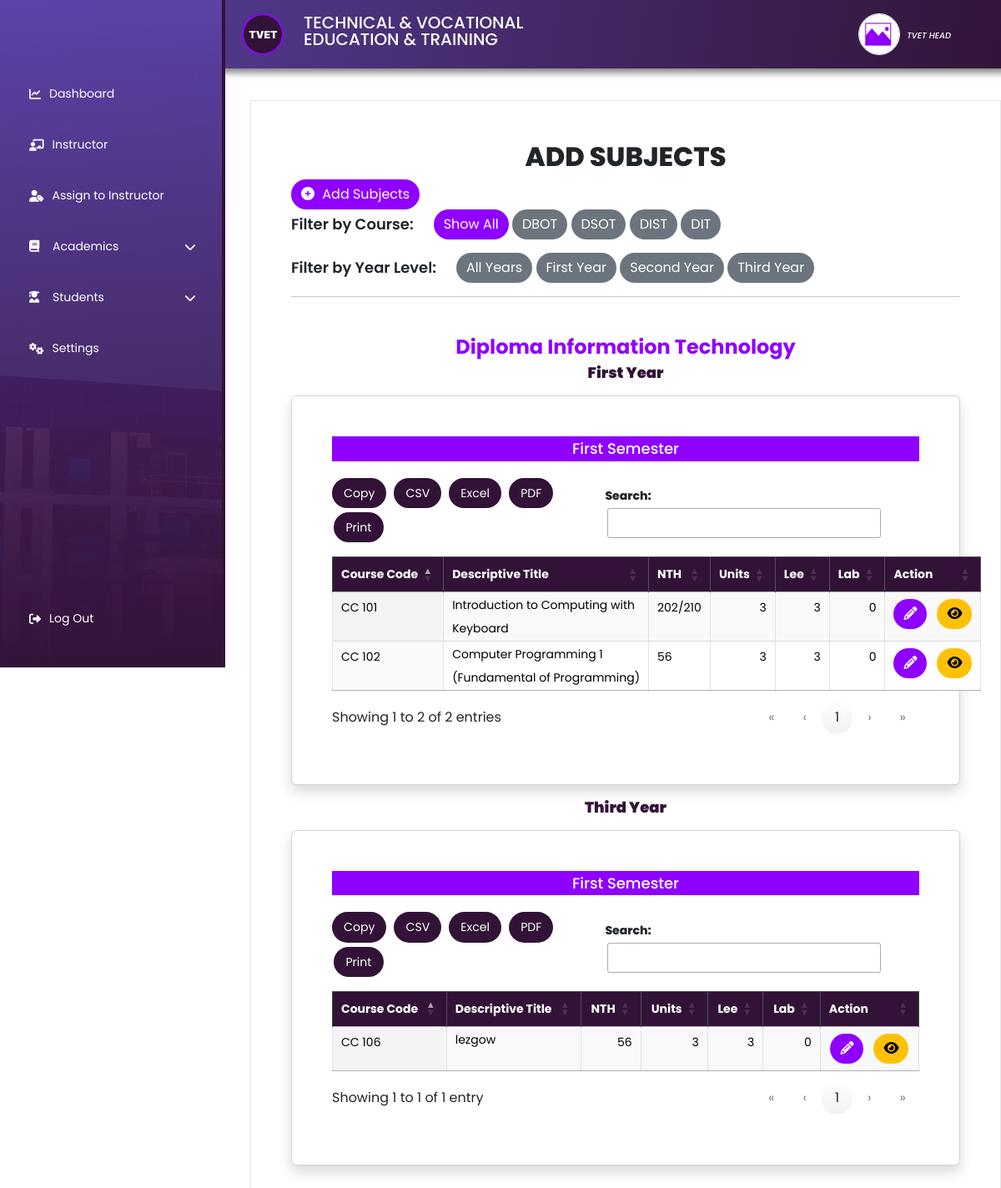
Screenshot of /admin/subjects.php with the database file from the repository.
### tables this page shows
CREATE TABLE `subjects` (
  `s_id` int NOT NULL,
  `s_semester` text NOT NULL,
  `s_course_code` text NOT NULL,
  `s_descriptive_title` text NOT NULL,
  `s_nth` text NOT NULL,
  `s_units` text NOT NULL,
  `s_lee` text NOT NULL,
  `s_lab` int NOT NULL DEFAULT '0',
  `s_covered_qualification` text NOT NULL,
  `s_pre_requisite` text NOT NULL,
  `s_year_level` text NOT NULL,
  `s_course` text NOT NULL
);

CREATE TABLE `courses` (
  `id` int NOT NULL,
  `course_code` varchar(20) NOT NULL,
  `course_name` varchar(100) NOT NULL
);

### admin/subjects.php (the view, shortened to what this page needs)
<?php
require_once '../config/conn.php';
$result = $conn->query("
    SELECT subjects.*, courses.course_code
    FROM subjects
    LEFT JOIN courses ON subjects.s_course = courses.id
    ORDER BY
    FIELD(subjects.s_year_level, 'First Year', 'Second Year', 'Third Year'),
    FIELD(subjects.s_semester, 'First Semester', 'Second Semester', 'Summer')
")->fetch_all(MYSQLI_ASSOC);
?>
<!DOCTYPE html>
<html lang="en">
<head>
    <link rel="stylesheet" href="../public/style/bootstrap.min.css">
    <link rel="stylesheet" href="../public/style/main.css">
    <link rel="stylesheet" href="../public/style/admin.css">
    <link rel="stylesheet" href="../public/style/dataTables.dataTables.min.css">
    <link rel="stylesheet" href="../public/style/buttons.dataTables.css">
    <link rel="stylesheet" href="../public/fonts/css/all.min.css">
    <link rel="stylesheet" href="../public/style/loading.css">
</head>
<body>
    <?php include('./theme/header.php'); ?>
    <div class="main-container">
        <?php include('./theme/sidebar.php'); ?>
        <main class="main">
            <div class="main-wrapper" style="padding: 4%;">
                <h2 class="text-center" style="font-weight: 800; text-transform:uppercase">Add Subjects</h2>
                <button
                    type="button"
                    class="btn btn-primary"
                    data-bs-toggle="modal"
                    data-bs-target="#addSubjects">
                    <i class="fa fa-plus-circle"></i>
                    Add Subjects
                </button>
                <?php
                $subjects = [];
                foreach ($result as $row){
                    $course = $row['course_code'];
                    $year_level = strtolower(str_replace(' ', '-', $row['s_year_level']));
                    $semester = $row['s_semester'];
                    if (!isset($subjects[$course])) {
                        $subjects[$course] = [];
                    }
                    if (!isset($subjects[$course][$year_level])) {
                        $subjects[$course][$year_level] = [];
                    }
                    if (!isset($subjects[$course][$year_level][$semester])) {
                        $subjects[$course][$year_level][$semester] = [];
                    }
                    $subjects[$course][$year_level][$semester][] = $row;
                }
                ?>
                <div class="filter-buttons">
                    <div class="d-flex flex-row gap-4 align-items-center mb-3">
                        <h3 style="font-size:18px; font-weight: 600; line-height:1; margin:0">Filter by Course:</h3>
                        <div class="buttons">
                            <button class="btn btn-primary filter-course" data-course="all">Show All</button>
                            <?php foreach ($subjects as $course => $years) : ?>
                                <button class="btn btn-secondary filter-course" data-course="<?= strtolower(str_replace(' ', '-', $course)) ?>">
                                    <?= $course ?>
                                </button>
                            <?php endforeach; ?>
                        </div>
                    </div>
                    <div class="d-flex flex-row gap-4 align-items-center">
                        <h3 style="font-size:18px; font-weight: 600; line-height:1; margin:0">Filter by Year Level:</h3>
                        <div class="buttons">
                            <button class="btn btn-secondary filter-year" data-year="all">All Years</button>
                            <button class="btn btn-secondary filter-year" data-year="first-year">First Year</button>
                            <button class="btn btn-secondary filter-year" data-year="second-year">Second Year</button>
                            <button class="btn btn-secondary filter-year" data-year="third-year">Third Year</button>
                        </div>
                    </div>
                </div>
                <hr>
                <div class="subjects-wrapper">
                    <?php foreach ($subjects as $course => $years): ?>
                        <div class="curriculum-section course-<?= strtolower(str_replace(' ', '-', $course)) ?>">
                            <div class="heading text-center mt-5">
                                <?php if ($course == 'DIT'): ?>
                                    <h1 style="font-size: 24px; font-weight: 700; color:#8F00FF; line-height:1;">Diploma Information Technology</h1>
                                <?php endif; ?>
                            </div>
                            <?php foreach ($years as $year => $semesters): ?>
                                <div class="year-section year-<?= $year ?>">
                                    <h2 style="font-size: 18px; font-weight:900; color:#321337" class="text-center"><?= ucwords(str_replace('-', ' ', $year)) ?></h2>
                                    <?php foreach ($semesters as $semester => $courses): ?>
                                        <div class="curriculum-table">
                                            <div class="card shadow p-5 mt-3 mb-3">
                                                <table class="display nowrap curriculumOutline table table-bordered">
                                                    <h3 style="font-size: 18px; background:#8E01FF; padding-block:4px" class="text-white text-center"><?= $semester ?></h3>
                                                    <thead class="table-dark">
                                                        <tr>
                                                            <th style="font-size: 14px;">Course Code</th>
                                                            <th style="font-size: 14px;">Descriptive Title</th>
                                                            <th style="font-size: 14px;">NTH</th>
                                                            <th style="font-size: 14px;">Units</th>
                                                            <th style="font-size: 14px;">Lee</th>
                                                            <th style="font-size: 14px;">Lab</th>
                                                            <th style="font-size: 14px;">Action</th>
                                                        </tr>
                                                    </thead>
                                                    <tbody>
                                                        <?php foreach ($courses as $courseData): ?>
                                                            <tr>
                                                                <td style="font-size: 14px;"><?= $courseData['s_course_code'] ?></td>
                                                                <td style="line-height: 1; font-size: 14px"><?= nl2br(wordwrap($courseData['s_descriptive_title'], 30, "<br>\n")) ?></td>
                                                                <td style="font-size: 14px;"><?= $courseData['s_nth'] ?></td>
                                                                <td style="font-size: 14px;"><?= $courseData['s_units'] ?></td>
                                                                <td style="font-size: 14px;"><?= $courseData['s_lee'] ?></td>
                                                                <td style="font-size: 14px;"><?= $courseData['s_lab'] ?></td>
                                                                <td>
                                                                    <div class="action">
                                                                        <button type="submit" class="btn btn-primary update" data-bs-toggle="modal" data-bs-target="#editSubjects" value="<?= $courseData['s_id'] ?>">
                                                                            <i class="fa-solid fa-pencil-alt"></i>
                                                                        </button>
                                                                        <button type="submit" class="btn btn-warning view" data-bs-toggle="modal" data-bs-target="#viewSubjects" value="<?= $courseData['s_id'] ?>">
                                                                            <i class="fa-solid fa-eye"></i>
                                                                        </button>
                                                                    </div>
                                                                </td>
                                                            </tr>
                                                        <?php endforeach; ?>
                                                    </tbody>
                                                </table>
                                            </div>
                                        </div>
                                    <?php endforeach; ?>
                                </div>
                            <?php endforeach; ?>
                        </div>
                    <?php endforeach; ?>
                </div>
            </div>
        </main>
    </div>
</body>
</html>

### admin/theme/header.php (shortened to what this page needs)
<?php
$teacher_id = $_SESSION['teacher_id'];
$admin = $conn->query("SELECT * FROM `admin` WHERE a_id = '$teacher_id'");
$row = $admin->fetch_assoc();
$image = $row['a_image'];
?>
<header>
    <div class="header-container">
        <div class="logo-wrapper d-flex flex-row gap-4 align-items-center">
            <div class="logo">
                <img src="../public/assets/icon/logo.svg">
            </div>
            <h5 class="text-white" style="text-transform: uppercase; line-height:1">Technical & Vocational <br> Education & Training</h5>
        </div>
        <div class="profile-wrapper d-flex flex-row gap-2 align-items-center">
            <div class="profile">
                <a href="settings.php">
                    <img src="../public/assets/images/<?= !empty($image) ? $image : 'imageholder.jpg' ?>" alt="Profile Picture">
                </a>
            </div>
            <div class="profile-name">
                <h6 style="font-size: 10px; line-height: 1; margin:0" class="text-white"><em>TVET HEAD</em></h6>
            </div>
        </div>
    </div>
</header>

### admin/theme/sidebar.php (shortened to what this page needs)
<aside class="sidebar">
    <nav class="nav-sidebar">
        <ul class="navigation">
            <li><a href="index.php"><i class="fa-solid fa-chart-line"></i> Dashboard</a></li>
            <li><a href="teacher.php"><i class="fa-solid fa-chalkboard-teacher"></i>Instructor</a></li>
            <li><a href="asignteacher.php"><i class="fa-solid fa-user-tag"></i> Assign to Instructor</a></li>
            <li class="has-submenu">
                <a href="#" class="submenu-toggle">
                    <div>
                        <i class="fa-solid fa-book"></i>
                        <span style="padding-left: 12px;"> Academics</span>
                    </div>
                    <i class="fa-solid fa-chevron-down"></i>
                </a>
            </li>
            <li class="has-submenu">
                <a href="#" class="submenu-toggle">
                    <div>
                        <i class="fa-solid fa-user-graduate"></i>
                        <span style="padding-left: 12px;"> Students</span>
                    </div>
                    <i class="fa-solid fa-chevron-down"></i>
                </a>
            </li>
            <li><a href="settings.php"><i class="fa-solid fa-cogs"></i> Settings</a></li>
        </ul>
        <ul class="navigation">
            <li><a href="../logout.php"><i class="fa-solid fa-right-from-bracket"></i> Log Out</a></li>
        </ul>
    </nav>
</aside>

### public/style/main.css (style rules this page uses)
body { font-family: 'Poppins' !important; }
button { border: none !important; cursor: pointer; border-radius: 50px !important; }
a { text-decoration: none; }
ul li { list-style: none; }
ul { padding: 0; }
.btn i, th i { margin-right: 5px; }
.sidebar { width: 270px; height: 100vh; position: fixed; top: 0; background: url('../assets/images/login_bg.jpg') center center no-repeat; z-index: 100; }
.nav-sidebar { height: 100%; display: flex; flex-direction: column; justify-content: space-between; padding: 90px 20px 20px 20px; }
.sidebar::before { content: ""; inset: 0; position: absolute; width: 100%; height: 100%; display: block; background: rebeccapurple; opacity: 0.8; z-index: -1; }
.sidebar::after { content: ""; position: absolute; inset: 0; height: 100%; width: 100%; background: rgb(50, 19, 55); background: linear-gradient(356deg, rgba(50, 19, 55, 1) 0%, rgba(255, 255, 255, 0) 100%); z-index: -1; border-right: 4px solid #321337; }
.navigation { display: flex; flex-direction: column; gap: 16px; }
.navigation li { list-style: none; position: relative; }
.navigation li a { display: flex; align-items: center; gap: 10px; padding: 12px 15px; font-size: 14px; color: #ffffff; text-decoration: none; border-radius: 5px; position: relative; overflow: hidden; transition: color 0.3s ease-in-out; }
.navigation li a::before { content: ""; position: absolute; top: 0; left: 0; width: 0; height: 100%; background: #b794f4; transition: width 0.4s ease-in-out; z-index: -1; }
.nav-sidebar a { color: white; }
.main { width: 100%; margin-top: 120px; }
.main-wrapper { margin-left: 300px; padding: 2%; border: 1px solid rgba(0, 0, 0, 0.1); }
.logo { width: 50px; }
.logo img { width: 100%; border: 2px solid #8F00FF; border-radius: 50%; }
.profile { width: 50px; height: 50px; border-radius: 100%; border: 1px solid white; }
.profile img { width: 100%; height: 100%; object-fit: cover; border-radius: 100%; }
.logo-wrapper { margin-left: 230px; }
.header-container { padding: 16px; display: flex; justify-content: space-between; background: linear-gradient(100deg, rgba(88,66,160,1) 0%, rgba(50,20,56,1) 100%); position: fixed; top: 0; width: 100%; z-index: 100; padding-inline: 60px; -webkit-box-shadow: 59px 12px 8px -7px rgba(0,0,0,0.5); }

### admin/theme/sidebar.php (style rules this page uses)
.submenu-toggle { cursor: pointer; display: flex; justify-content: space-between; align-items: center; }
.submenu-toggle i:last-child { transition: transform 0.3s ease; }

### rows the page displays
subjects: courses.course_code "DIST"
subjects: s_course_code "CC 101", s_descriptive_title "Introduction to Computing with Keyboard", s_nth "202/210", s_units "3", s_lee "3", s_lab "0", $courseData['s_id'] 24 (drawn)
subjects: s_course_code "CC 102", s_descriptive_title "Computer Programming 1 (Fundamental of Programming)", s_nth "56", s_units "3", s_lee "3", s_lab "0", $courseData['s_id'] 25 (drawn)
subjects: s_course_code "CC 106", s_descriptive_title "lezgow", s_nth "56", s_units "3", s_lee "3", s_lab "0", $courseData['s_id'] 145 (drawn)

### other values shown
$course "DBOT"
$course "DSOT"
$course "DIT"
str_replace('-', ' ', $year) "First Year"
$semester "First Semester"
str_replace('-', ' ', $year) "Third Year"
